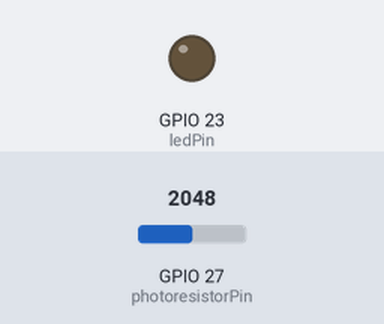
This sketch was run on a simulated ESP32. Parts: output pins drawn as LEDs (lit = HIGH). The test bench sets the inputs (shaded band); at power-on: GPIO 27 (photoresistorPin) = 2048. What the sketch prints to the serial monitor is not drawn.

Above: at 1.2 s.
1.3 s: GPIO 27 (photoresistorPin) set to 1879
At 3.65 s:
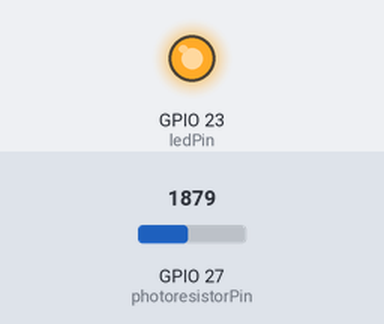
4.3 s: GPIO 27 (photoresistorPin) set to 1824
Timing chart, 0 to 13.3 s (numbered marks = the images above; inputs shaded):
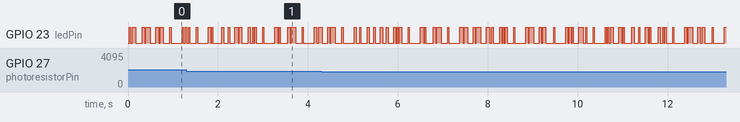

The sketch:

transmisCircuitDelay.ino
```cpp
// ESP32 LED -> Photoresistor ASCII string TX/RX (2× speed version)
// Sends an ASCII string via LED flashes, reads it, and prints characters as received.

const int ledPin = 23;
const int photoresistorPin = 27;

// ------- thresholds & timing -------
const int THRESH_LOW_IS_ONE   = 1850;  // analog < this => '1'
const int THRESH_HIGH_IS_ZERO = 1950;  // analog > this => '0'
const unsigned long settleMs  = 20;    // ↓ halved from 40ms → 2× speed
const int analogSamples       = 8;     // average samples per bit

// ------- hidden message -------
const char* MESSAGE = "Now I have to go back to work on my State of the Union speech, and I worked on it till pretty late last night, but  want to say one thing to the American people, I want you to listen to me, I’m going to say this again, I did not have sexual relations with that woman, Miss Lewinsky, I never told anybody to lie, not a single time, never. These allegations are false, and I need to go back to work for the American people. Thank you.";

// ------- helpers -------
int readAnalogAvg(int pin, int samples) {
  long sum = 0;
  for (int i = 0; i < samples; i++) {
    sum += analogRead(pin);
    delayMicroseconds(500);
  }
  return (int)(sum / samples);
}

int decideBit(int analogVal, int lastBit) {
  if (analogVal < THRESH_LOW_IS_ONE)   return 1;
  if (analogVal > THRESH_HIGH_IS_ZERO) return 0;
  return lastBit;
}

uint8_t txrxByte(uint8_t b, int &lastBitState) {
  uint8_t received = 0;
  for (int bit = 7; bit >= 0; bit--) {
    int bitToSend = bitRead(b, bit);
    digitalWrite(ledPin, bitToSend ? HIGH : LOW);
    delay(settleMs);
    int analogVal = readAnalogAvg(photoresistorPin, analogSamples);
    int rxBit = decideBit(analogVal, lastBitState);
    lastBitState = rxBit;
    if (rxBit) received |= (1 << bit);
    else       received &= ~(1 << bit);
  }
  digitalWrite(ledPin, LOW);
  delay(settleMs);  // shorter pause between bytes
  return received;
}

void setup() {
  Serial.begin(115200);
  pinMode(ledPin, OUTPUT);
  pinMode(photoresistorPin, INPUT);
}

void loop() {
  int lastBit = 0;
  for (size_t i = 0; MESSAGE[i] != '\0'; i++) {
    uint8_t sent = static_cast<uint8_t>(MESSAGE[i]);
    uint8_t got = txrxByte(sent, lastBit);
    Serial.write(got);  // print as received
    delay(75);          // ↓ half delay between characters for smooth output
  }
  Serial.println();
  delay(2000);
}
```
